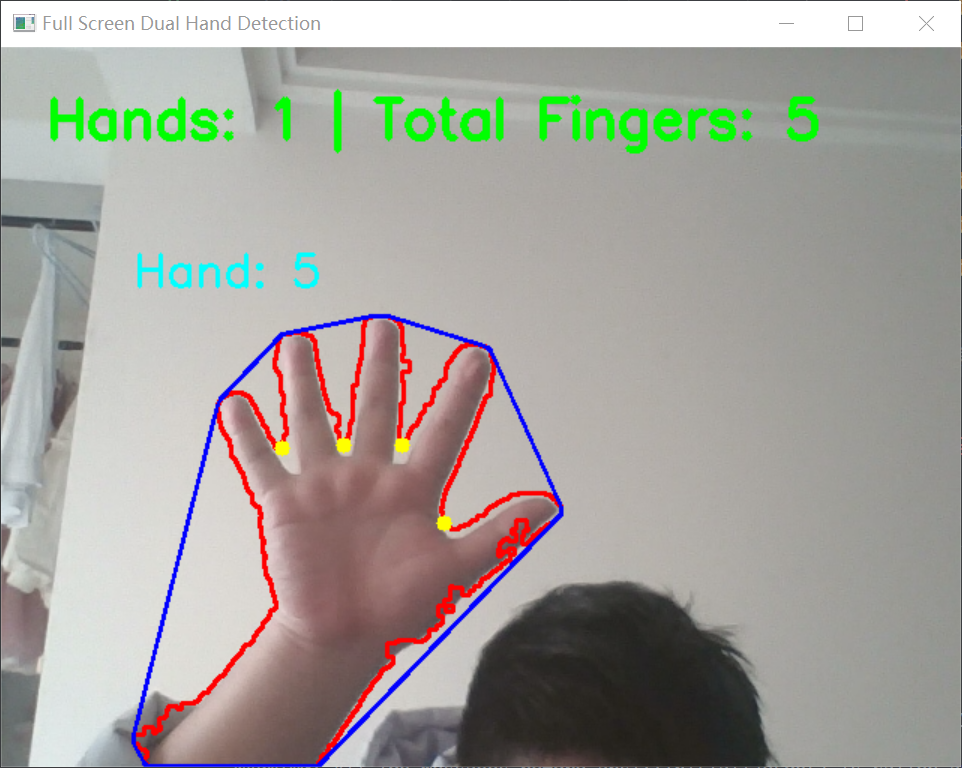
#> input picture Test1.png, 962 x 768 px, given in place of the camera
$ python handTest.py
#> lines starting #> are read from the running program, lines starting #| are printed output that depends on the picture; after the words box and inside, x2 and y2 are one past the last pixel; in counts of white or black regions, pixels touching at a corner belong together
# -*- coding: utf-8 -*-
"""
handTest.py - 基于肤色检测的手势识别（纯OpenCV实现）

功能说明：
    通过摄像头实时捕捉画面,利用HSV颜色空间提取肤色区域,
    再借助凸包和凸缺陷分析来估算伸出的手指数量。
    本程序不依赖深度学习模型，仅使用传统图像处理方法,
    适合作为手势识别的基础入门示例。

使用方式：
    直接运行本文件即可启动摄像头窗口，按 'q' 键退出。

依赖库：
    opencv-python, numpy
"""

import cv2
import numpy as np
import math


def main():
    # 打开默认摄像头（编号0）
    cap = cv2.VideoCapture(0)
    print("程序已启动，正在检测双手手势。按 'q' 键退出。")

    while cap.isOpened():
        ret, frame = cap.read()
#> frame is the input picture: shape (768, 962, 3); mean B, G, R 156.8, 162.3, 164.6
        if not ret:
            break

        # 水平翻转画面，这样用户看到的和镜子一样，操作更直观
        frame = cv2.flip(frame, 1)
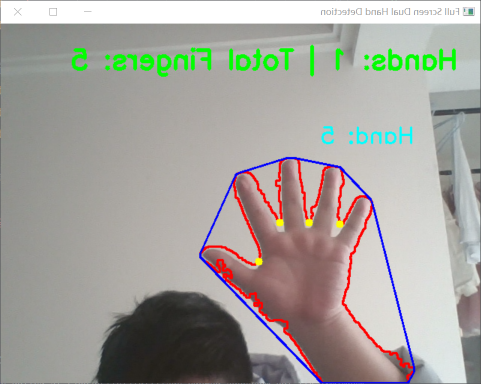
#> frame: shape (768, 962, 3) (shown at 1/2 size); mean B, G, R 156.8, 162.3, 164.6

        # ==================== 肤色检测 ====================
        # 把BGR图像转到HSV空间，方便按颜色范围提取皮肤区域
        hsv = cv2.cvtColor(frame, cv2.COLOR_BGR2HSV)
#> hsv: shape (768, 962, 3); mean H, S, V 32.1, 25.3, 172.1
        # 肤色在HSV空间中的大致范围（实际效果受光照影响较大）
        lower_skin = np.array([0, 20, 70], dtype=np.uint8)
        upper_skin = np.array([20, 255, 255], dtype=np.uint8)

        # 生成肤色二值掩膜，并做高斯模糊去噪
        mask = cv2.inRange(hsv, lower_skin, upper_skin)
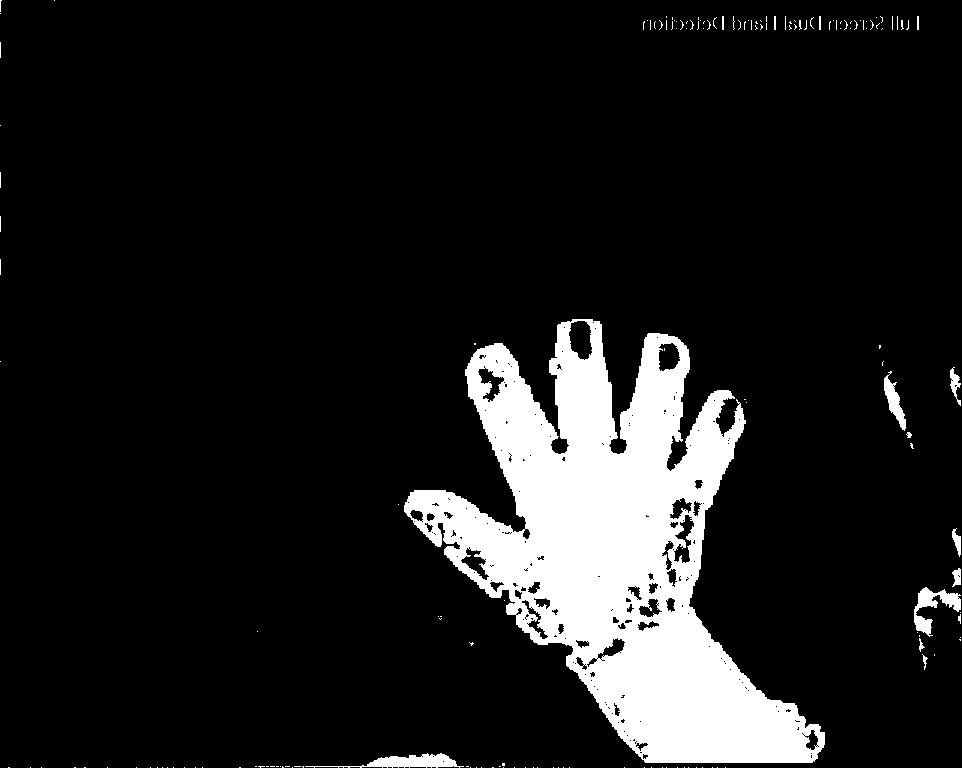
#> mask: shape (768, 962); 11.4% white; 164 white regions (149 under 20 px)
        mask = cv2.GaussianBlur(mask, (5, 5), 0)

        # ==================== 轮廓检测 ====================
        # 在掩膜图上查找所有轮廓
        contours, _ = cv2.findContours(mask, cv2.RETR_TREE, cv2.CHAIN_APPROX_SIMPLE)
#> contours = 112 contours, 63 with area under 20; largest, box (x1, y1, x2, y2) and area: (402, 317, 827, 768) 92106, (912, 585, 962, 672) 1674, (253, 751, 473, 768) 1558, (641, 14, 719, 32) 942, (882, 369, 914, 440) 901

        if len(contours) > 0:
            # 按面积从大到小排序，取最大的两个轮廓作为候选手部区域
            sorted_contours = sorted(contours, key=cv2.contourArea, reverse=True)
#> sorted_contours has the same summary as contours

            total_fingers = 0  # 两只手的手指总数
            hand_num = 0       # 检测到的手的数量

            # 遍历前两个最大的轮廓 (假设画面里最大的两个肤色块就是两只手)
            for contour in sorted_contours[:2]:

                # 轮廓面积太小的话，大概率是噪声，直接跳过
                if cv2.contourArea(contour) > 5000:
                    hand_num += 1

                    # ========== 凸包 & 凸缺陷分析 ==========
                    # 凸包：包住轮廓的最小凸多边形
                    hull = cv2.convexHull(contour)
                    cv2.drawContours(frame, [contour], -1, (0, 0, 255), 2)  # 红色画轮廓
                    cv2.drawContours(frame, [hull], -1, (255, 0, 0), 2)     # 蓝色画凸包

                    # 获取凸包的索引形式，用于后续求凸缺陷
                    hull_indices = cv2.convexHull(contour, returnPoints=False)
                    defect_count = 0  # 有效凸缺陷数（约等于手指间的凹陷数）

                    # 至少需要4个凸包点才能计算凸缺陷
                    if hull_indices is not None and len(hull_indices) > 3:
                        try:
                            defects = cv2.convexityDefects(contour, hull_indices)
                            if defects is not None:
                                for i in range(defects.shape[0]):
                                    # s=起点索引, e=终点索引, f=最远点索引, d=距离
                                    s, e, f, d = defects[i, 0]
                                    start = tuple(contour[s][0])
                                    end = tuple(contour[e][0])
                                    far = tuple(contour[f][0])  # 凹陷最深处的点

                                    # 用余弦定理计算起点-最远点-终点构成的三角形夹角
                                    # 手指之间的夹角一般小于90度
                                    a = math.sqrt((end[0] - start[0])**2 + (end[1] - start[1])**2)
                                    b = math.sqrt((far[0] - start[0])**2 + (far[1] - start[1])**2)
                                    c = math.sqrt((end[0] - far[0])**2 + (end[1] - far[1])**2)

                                    # 防止分母为0
                                    if b * c != 0:
                                        angle = math.acos((b**2 + c**2 - a**2) / (2 * b * c)) * 57.29

                                        # 角度小于90度才认为是手指间的有效凹陷
                                        if angle <= 90:
                                            defect_count += 1
                                            # 在凹陷最深点画个黄色小圆标记
                                            cv2.circle(frame, far, 5, (0, 255, 255), -1)
                        except Exception as e:
                            # convexityDefects偶尔会抛异常，这里直接忽略
                            pass

                    # 手指数 = 凹陷数 + 1（比如4个手指缝对应5根手指）
                    # 但如果没有检测到凹陷，至少算1根手指（握拳的情况）
                    fingers = defect_count + 1 if defect_count > 0 else 1
                    total_fingers += fingers

                    # 在手部区域上方标注手指数
                    x, y, w, h = cv2.boundingRect(contour)
                    cv2.putText(frame, f"Hand: {fingers}", (x, y - 20),
                                cv2.FONT_HERSHEY_SIMPLEX, 1, (255, 255, 0), 2)
#> this loop made 2 passes
#> (hand_num, fingers, total_fingers, x, y, w, h) on pass 1: (1, 5, 5, 402, 317, 425, 451)
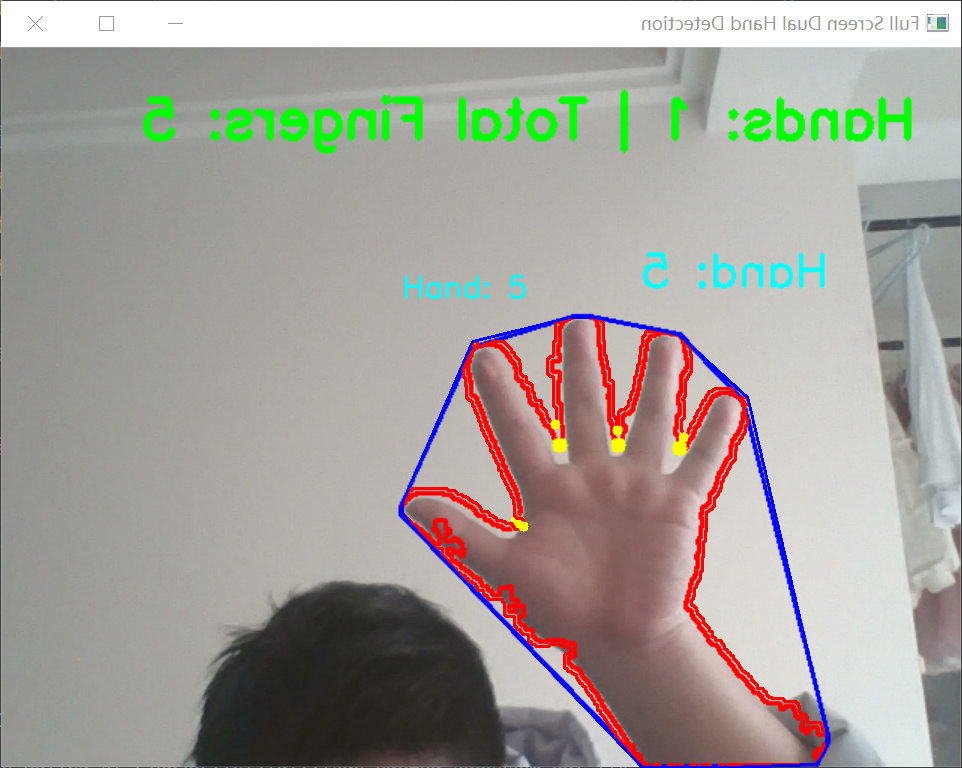
#> frame: shape (768, 962, 3); 1.31% of pixels changed, all inside (x1, y1, x2, y2) = (402, 275, 828, 768)
#> after the loop, hand_num = 1; total_fingers = 5

            # 左上角汇总显示：检测到几只手、总手指数
            cv2.putText(frame, f"Hands: {hand_num} | Total Fingers: {total_fingers}", (30, 60),
                        cv2.FONT_HERSHEY_SIMPLEX, 1.2, (0, 255, 0), 3)
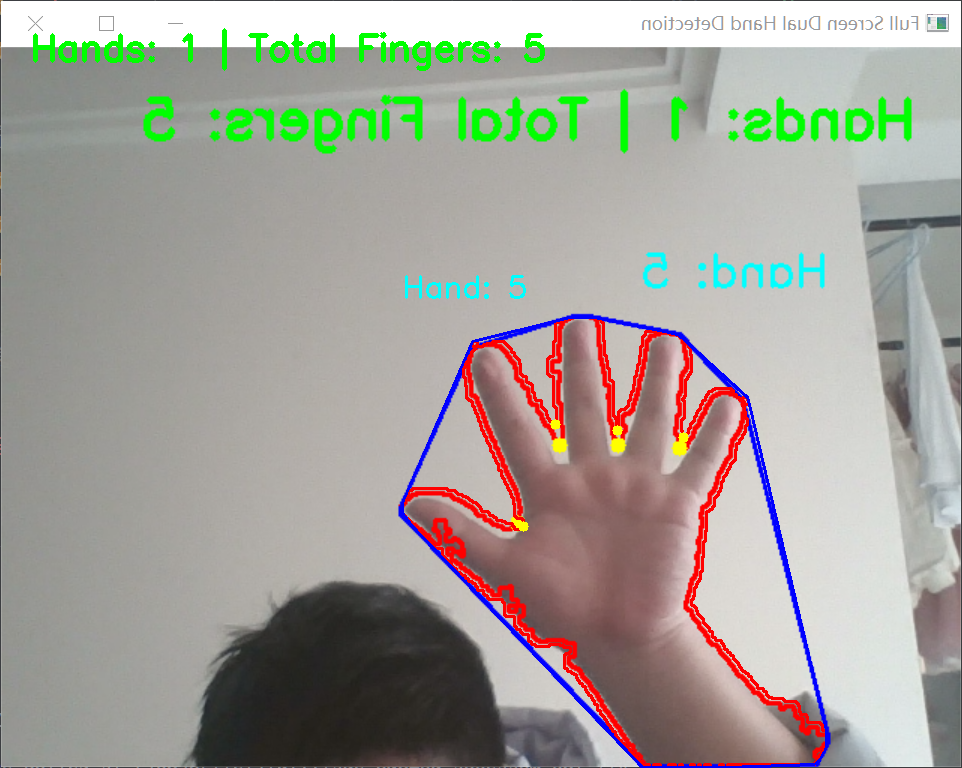
#> frame: shape (768, 962, 3); 0.67% of pixels changed, all inside (x1, y1, x2, y2) = (33, 28, 545, 71)

        # 同时显示原始画面和肤色掩膜，方便调试
        cv2.imshow("Full Screen Dual Hand Detection", frame)
        cv2.imshow("Skin Mask", mask)

        # 按q键退出循环
        if cv2.waitKey(1) & 0xFF == ord('q'):
#> (key q is pressed here)
            break

    # 释放摄像头资源并关闭所有窗口
    cap.release()
    cv2.destroyAllWindows()

if __name__ == '__main__':
    main()

$ run again, on L2.png
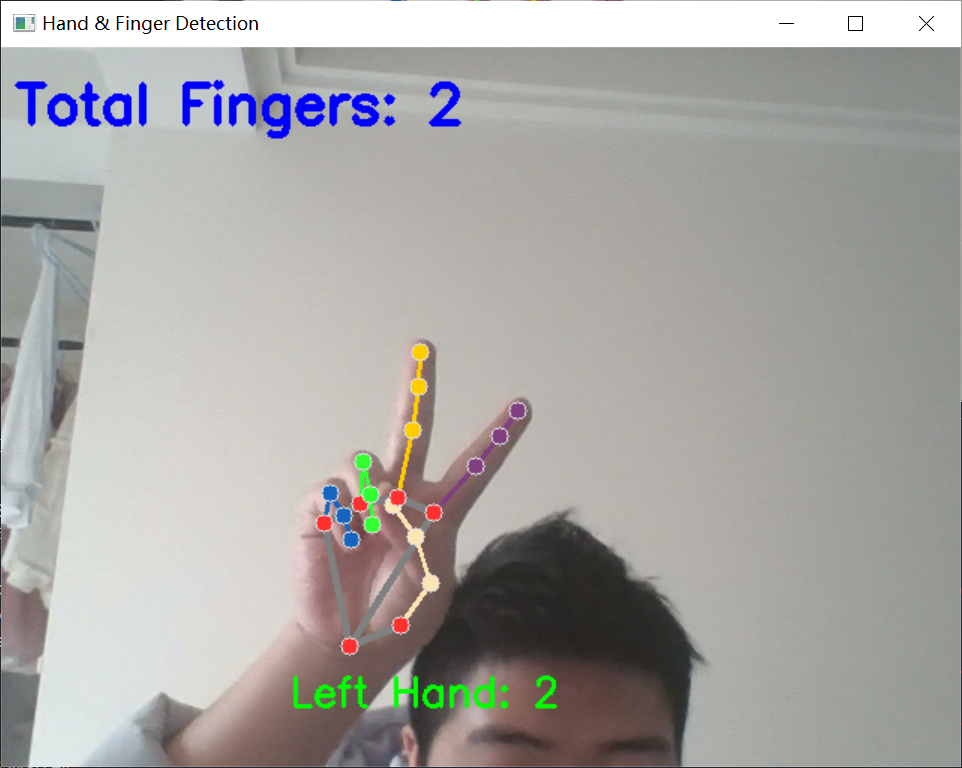
#> input picture L2.png, 962 x 768 px, given in place of the camera
#> in main, frame is the input picture: shape (768, 962, 3); mean B, G, R 164.1, 166.9, 168.4
#> hsv: shape (768, 962, 3); mean H, S, V 35.3, 19.4, 173.6
#> in main, `mask = cv2.inRange(hsv, lower_skin, upper_skin)`:
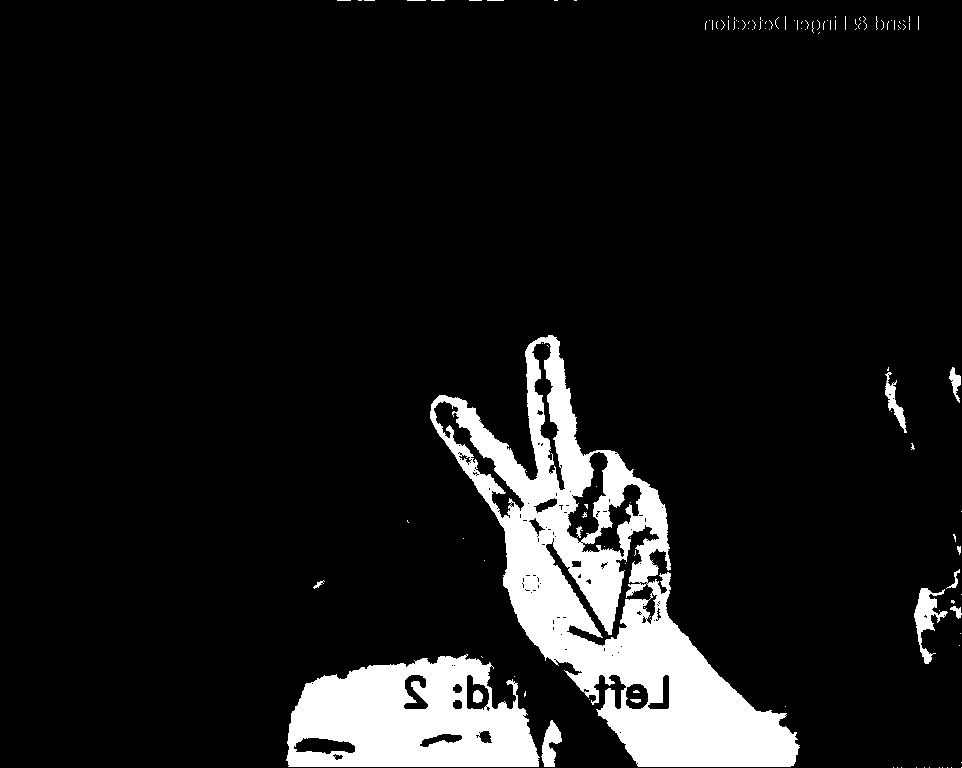
#> mask: shape (768, 962); 9.6% white; 124 white regions (111 under 20 px)
#> contours = 158 contours, 93 with area under 20; largest, box (x1, y1, x2, y2) and area: (428, 333, 802, 768) 61470, (284, 652, 564, 768) 24452, (912, 567, 962, 666) 1920, (570, 454, 606, 535) 992, (703, 14, 781, 32) 940
#> sorted_contours has the same summary as contours
#> the loop in main, `for contour in sorted_contours[:2]:` made 2 passes
#> (hand_num, fingers, total_fingers, x, y, w, h) on passes 1 to 2: (1, 3, 3, 428, 333, 374, 435), (2, 3, 6, 284, 652, 280, 116)
#> after the loop in main, `for contour in sorted_contours[:2]:`: hand_num = 2; total_fingers = 6
#> in main, `cv2.putText(frame, f"Hands: {hand_num} | Total Fingers: {total_fingers..`:
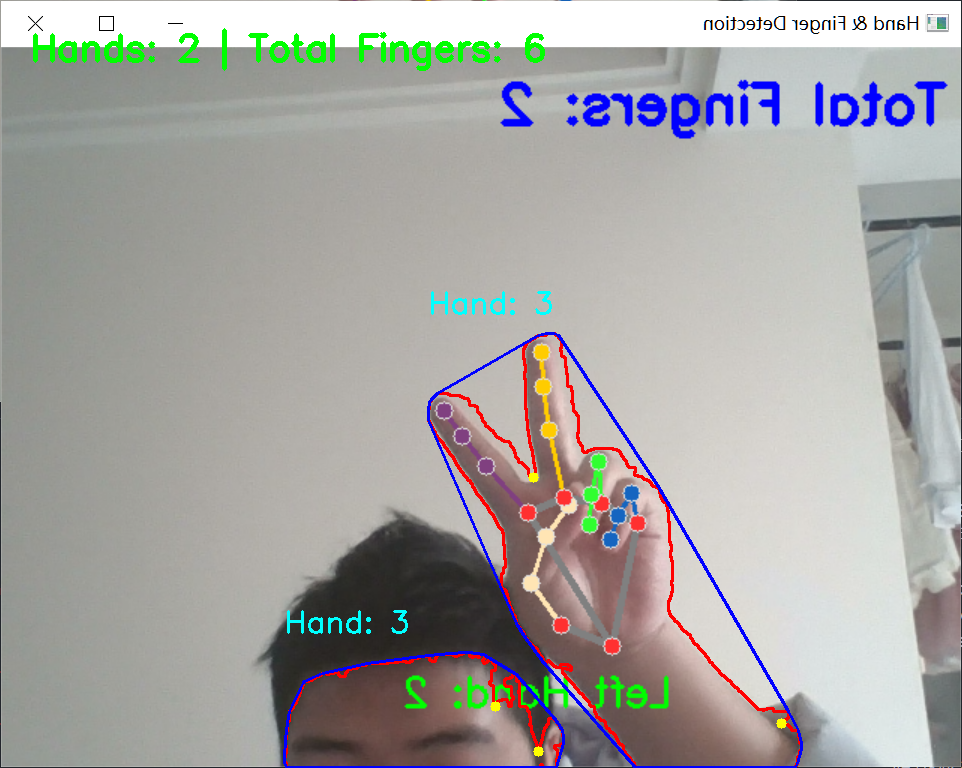
#> frame: shape (768, 962, 3); mean B, G, R 163, 165.5, 166.6
